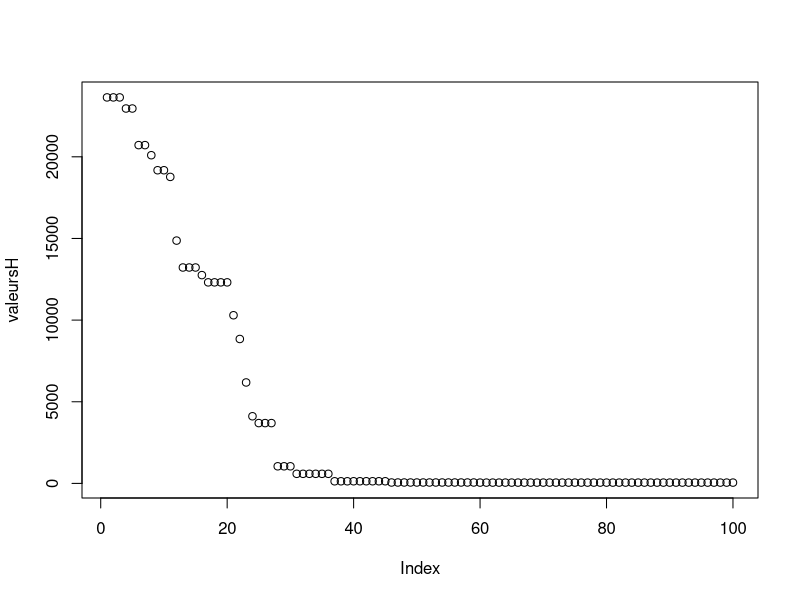

Here is the R script that generated this plot: (Note: this script raises an error after producing the figure.)
# Initialisation des parametres -------------------------------------------

N = 2000 # nombre maximal que peut atteindre une valeur 
d = 1000 # nombre de valeurs  dans le vecteur




# Fonction Elementaires ---------------------------------------------------
fctH = function(vectValeurs,vectCoordones) {
  loc1 = sum(vectValeurs*vectCoordones)
  loc2 = sum(vectValeurs * (1-vectCoordones))
  return(abs(loc1 - loc2))
}


# Premiere Transition -----------------------------------------------------

transition1 = function(vectValeurs,vectCoord,betta) {
  # on tire une valeur au hasard et on change son appartenance 
  coord = sample(1:d,1)
  vectCoordNew = vectCoord
  vectCoordNew[coord] = 1-vectCoordNew[coord]
  Delta = fctH(vectValeurs,vectCoordNew)-fctH(vectValeurs,vectCoord)
  Qxy = 1/length(which(vectCoord == vectCoord[coord]))
  Qyx = 1/(length(which(vectCoord == 1-vectCoord[coord]))+1)
  alpha = min(exp(-betta * Delta)*Qxy/Qyx,1)
  U = runif(1)
  if(U < alpha) {return(vectCoordNew)}
  else { return(vectCoord)}
}


# Metropolis premiere transition ------------------------------------------
# La transition semble bien marcher pour des vecteurs pris aleatoirement
vectValeurs = sample(1:N,d,replace = TRUE)
vectCoord = sample(0:1,d,replace = TRUE)
nmax1 = 100
betta0 = 0.05
vectCoordBest = vectCoord
Hbest = fctH(vectValeurs,vectCoord)
valeursH = c()
for (i in 1:nmax1) {
  betta = betta0 * sqrt(i)
  vectCoord = transition1(vectValeurs,vectCoord,betta)
  valeursH[i] = fctH(vectValeurs,vectCoord)
  if(valeursH[i]<Hbest){
    Hbest = valeursH[i]
    vectCoordBest = vectCoord
  }
}
plot(valeursH)
print(Hbest)



# Deuxieme Transition -----------------------------------------------------

transition2 = function(vectValeurs,vectCoord,betta) {
  bool = (sum(vectValeurs * vectCoord) > sum(vectValeurs* (1-vectCoord)))*1
  # bool = 1 si la somme associee aux 1 du vecteur coordonnes est plus grande
  # que la somme associee au 0 du vecteur coordonnes
  vectCoordNew = vectCoord
  coord = sample(which(vectCoord==bool),1)
  vectCoordNew[coord] = 1 - vectCoordNew[coord]
  Delta = fctH(vectValeurs,vectCoordNew)-fctH(vectValeurs,vectCoord)
  
  Qxy = 1/(length(which(vectCoord == vectCoord[coord])))
  # la somme des elements dans l'autre ensemble que coord + la valeur de celui-ci
  terme1 = sum(vectValeurs* (1-bool)) + vectValeurs[coord] 
  # la somme des elements dans le mm ensemble que coord - la valeur de celui-ci
  terme2 = sum(vectValeurs * bool) - vectValeurs[coord]
  if(terme1 < terme2) {
    # Dans ce cas la transition de y a x est impossible et la transition de x a y est toujours accepte
    Qyx = 0
  }
  else{
    Qyx = 1/(length(which(vectCoord == 1-vectCoord[coord]))+1)
  }
  alpha = min(exp(-betta * Delta)*Qxy/Qyx,1)  
  U = runif(1)
  if(U < alpha) {return(vectCoordNew)}
  else { return(vectCoord)}
}


# Metropolis deuxieme transition ------------------------------------------

vectValeurs = sample(1:N,d,replace = TRUE)
vectCoord = sample(0:1,d,replace = TRUE)
nmax2 = 1000
betta0 = 0.2
vectCoordBest = vectCoord
Hbest = fctH(vectValeurs,vectCoord)
valeursH = c()
for (i in 1:nmax2) {
  betta = betta0 * sqrt(i)
  vectCoord = transition2(vectValeurs,vectCoord,betta)
  valeursH[i] = fctH(vectValeurs,vectCoord)
  if(valeursH[i]<Hbest){
    Hbest = valeursH[i]
    vectCoordBest = vectCoord
  }
}
plot(valeursH)
print(Hbest)





# Test avec valeurs particulieres avec premiere transition ----------------
# La premiere transition n'arrive pas a trouver le minimum globale
vectValeurs = 1:N
vectValeurs[N+1] = N*(N+1)/2
vectCoord = sample(0:1,N+1,replace = TRUE)
nmax2 = 1000
betta0 = 0.01
vectCoordBest = vectCoord
Hbest = fctH(vectValeurs,vectCoord)
valeursH = c()
for (i in 1:nmax2) {
  betta = betta0 * sqrt(i)
  vectCoord = transition1(vectValeurs,vectCoord,betta)
  valeursH[i] = fctH(vectValeurs,vectCoord)
  if(valeursH[i]<Hbest){
    Hbest = valeursH[i]
    vectCoordBest = vectCoord
  }
}
plot(valeursH)
print(Hbest)




# Test avec valeurs particulieres avec deuxieme transition -----------------------------------------
# la deuxieme transition arrive a atteindre le minimum global de ce vecteur extreme
vectValeurs = 1:N
vectValeurs[N+1] = N*(N+1)/2
vectCoord = sample(0:1,N+1,replace = TRUE)
nmax2 = 100
betta0 = 0.2
vectCoordBest = vectCoord
Hbest = fctH(vectValeurs,vectCoord)
valeursH = c()
for (i in 1:nmax2) {
  betta = betta0 * sqrt(i)
  vectCoord = transition2(vectValeurs,vectCoord,betta)
  valeursH[i] = fctH(vectValeurs,vectCoord)
  if(valeursH[i]<Hbest){
    Hbest = valeursH[i]
    vectCoordBest = vectCoord
  }
}
plot(valeursH)
print(Hbest)